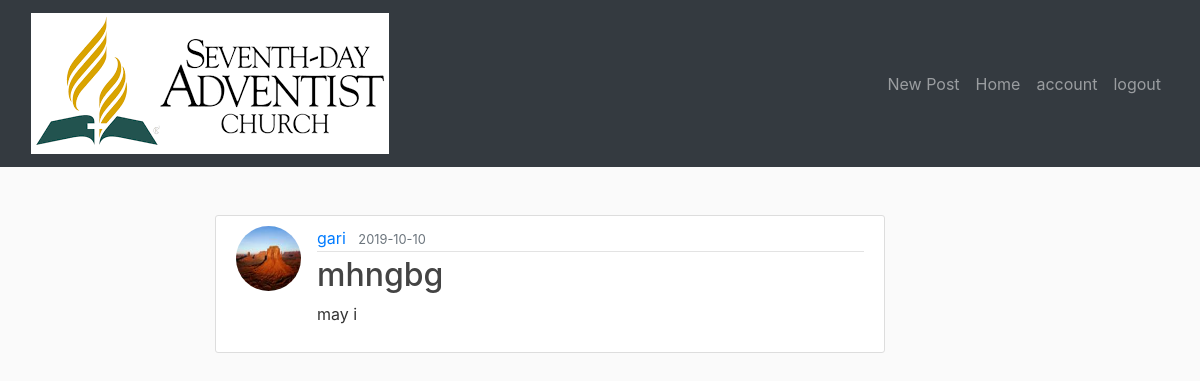
Page /post/2 (signed in) on the earlier database version.
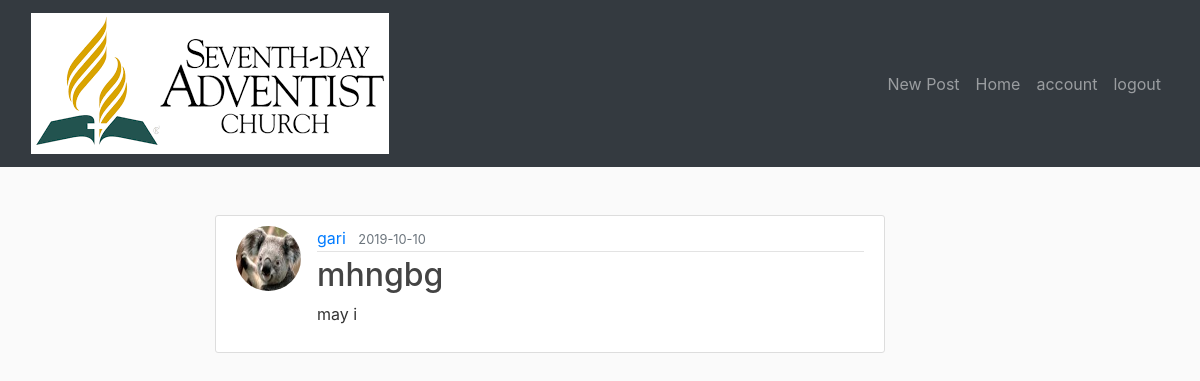
Same page on the later database version.
### application/models.py (models this page shows, shortened)
class User(db.Model, UserMixin):
    id = db.Column(db.Integer, primary_key=True)
    username = db.Column(db.String(25), unique=True, nullable=False)
    email = db.Column(db.String(120), unique=True, nullable=False)
    image_file = db.Column(db.String(20), nullable=False, default='default.jpg')
    password = db.Column(db.String(60), nullable=False)
    posts = db.relationship('Post', backref='author', lazy=True)

### application/routes.py (the view)
@app.route("/post/<int:post_id>")
def post(post_id):
    post = Post.query.get_or_404(post_id)
    return render_template('post.html', title=post.title, post=post)

### application/models.py (called while the page is built)
@login_manager.user_loader
def load_user(user_id):
    return User.query.get(int(user_id))

### application/templates/post.html (shortened to what this page needs)
{% extends "layout.html" %}
{% block content %}
  <article class="media content-section">
    <img class="rounded-circle article-img" src="{{ url_for('static', filename='profile_pics/' + post.author.image_file) }}">
    <div class="media-body">
      <div class="article-metadata">
        <a class="mr-2" href="#">{{ post.author.username }}</a>
        <small class="text-muted">{{ post.date_posted.strftime('%Y-%m-%d') }}</small>
      </div>
      <h2 class="article-title">{{ post.title }}</h2>
      <p class="article-content">{{ post.content }}</p>
    </div>
  </article>
{% endblock content %}

Differences in the rows shown:
changed User "gari": image_file: a different picture
